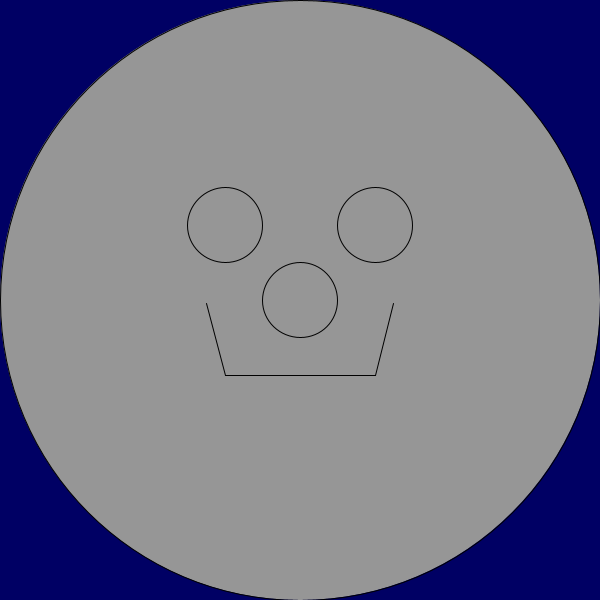
Frame 1 (no input)
Frame 60 (the mouse pressed at the canvas centre just before this capture): identical to frame 1, image omitted
Frame 120 (the mouse held since frame 60 and released just before this capture): identical to frame 1, image omitted

The Processing sketch that drew this single still picture (run headless with seeded random() and noise(); from frame 60 on, the mouse is pressed at the canvas centre):

// Processing sketch: Lab_2_pt1
// ── Lab_2_pt1.pde
float radius = 25;
float x = 200, y = 100;  //Global Variable declaration
float speedX, speedY;
int eyeWidth = 5, noseWidth = 5;


void setup()
{
  size(600, 600);
  stroke(0);
  fill(150);
  x = width/2;
  y = height/2;
  speedX = 7;
  speedY = 4;
  
  radius = width/2;
  eyeWidth = width/8;
  noseWidth = width/8; 
}

void draw()
{    
  background(0, 0, 100);
  
  ellipse(x, y, radius * 2, radius * 2);
  ellipse(x - eyeWidth, y - eyeWidth, eyeWidth, eyeWidth);
  ellipse(x + eyeWidth, y - eyeWidth, eyeWidth, eyeWidth);
  ellipse(x, y, noseWidth, noseWidth);
  
  line(x - eyeWidth, y + eyeWidth, x + eyeWidth, y + eyeWidth);
  line(x - eyeWidth, y + eyeWidth, x - eyeWidth*1.25, y + eyeWidth/25);
  line(x + eyeWidth, y + eyeWidth, x + eyeWidth*1.25, y + eyeWidth/25);

}
